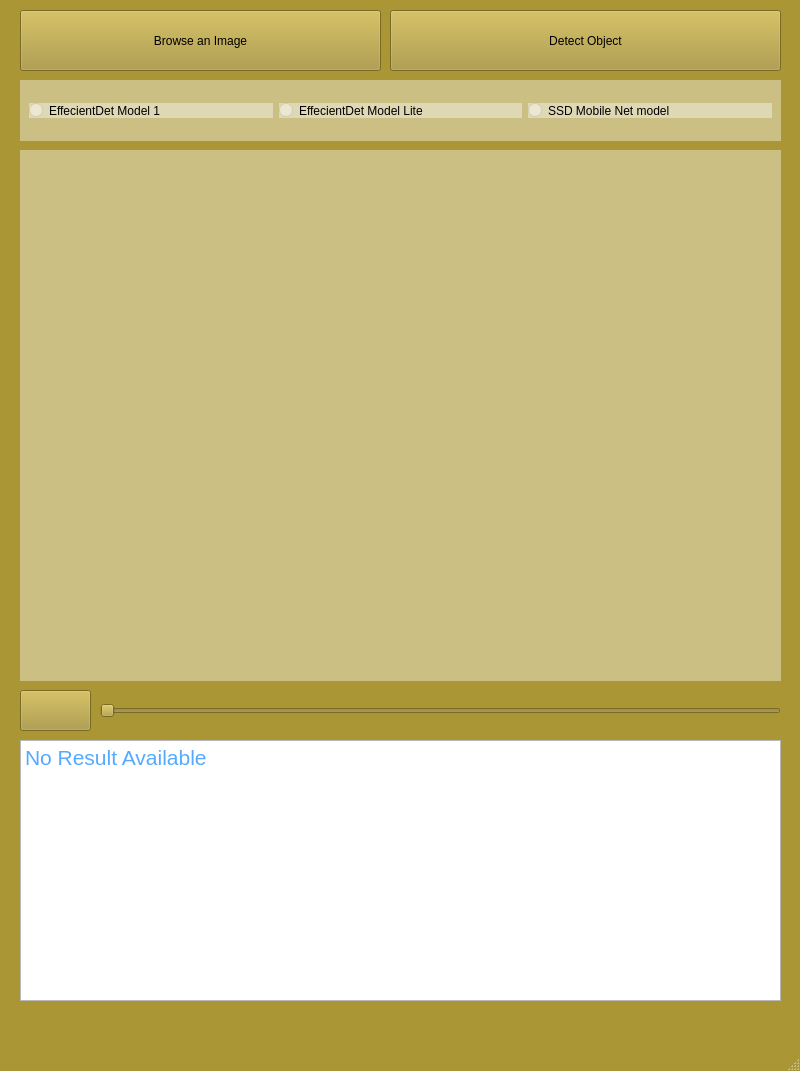
<?xml version="1.0" encoding="UTF-8"?>
<ui version="4.0">
 <class>MainWindow</class>
 <widget class="QMainWindow" name="MainWindow">
  <property name="geometry">
   <rect>
    <x>0</x>
    <y>0</y>
    <width>800</width>
    <height>1071</height>
   </rect>
  </property>
  <property name="palette">
   <palette>
    <active>
     <colorrole role="WindowText">
      <brush brushstyle="SolidPattern">
       <color alpha="255">
        <red>0</red>
        <green>0</green>
        <blue>0</blue>
       </color>
      </brush>
     </colorrole>
     <colorrole role="Button">
      <brush brushstyle="SolidPattern">
       <color alpha="255">
        <red>170</red>
        <green>150</green>
        <blue>52</blue>
       </color>
      </brush>
     </colorrole>
     <colorrole role="Light">
      <brush brushstyle="SolidPattern">
       <color alpha="255">
        <red>255</red>
        <green>225</green>
        <blue>78</blue>
       </color>
      </brush>
     </colorrole>
     <colorrole role="Midlight">
      <brush brushstyle="SolidPattern">
       <color alpha="255">
        <red>212</red>
        <green>187</green>
        <blue>65</blue>
       </color>
      </brush>
     </colorrole>
     <colorrole role="Dark">
      <brush brushstyle="SolidPattern">
       <color alpha="255">
        <red>85</red>
        <green>75</green>
        <blue>26</blue>
       </color>
      </brush>
     </colorrole>
     <colorrole role="Mid">
      <brush brushstyle="SolidPattern">
       <color alpha="255">
        <red>113</red>
        <green>100</green>
        <blue>34</blue>
       </color>
      </brush>
     </colorrole>
     <colorrole role="Text">
      <brush brushstyle="SolidPattern">
       <color alpha="255">
        <red>0</red>
        <green>0</green>
        <blue>0</blue>
       </color>
      </brush>
     </colorrole>
     <colorrole role="BrightText">
      <brush brushstyle="SolidPattern">
       <color alpha="255">
        <red>255</red>
        <green>255</green>
        <blue>255</blue>
       </color>
      </brush>
     </colorrole>
     <colorrole role="ButtonText">
      <brush brushstyle="SolidPattern">
       <color alpha="255">
        <red>0</red>
        <green>0</green>
        <blue>0</blue>
       </color>
      </brush>
     </colorrole>
     <colorrole role="Base">
      <brush brushstyle="SolidPattern">
       <color alpha="255">
        <red>255</red>
        <green>255</green>
        <blue>255</blue>
       </color>
      </brush>
     </colorrole>
     <colorrole role="Window">
      <brush brushstyle="SolidPattern">
       <color alpha="255">
        <red>170</red>
        <green>150</green>
        <blue>52</blue>
       </color>
      </brush>
     </colorrole>
     <colorrole role="Shadow">
      <brush brushstyle="SolidPattern">
       <color alpha="255">
        <red>0</red>
        <green>0</green>
        <blue>0</blue>
       </color>
      </brush>
     </colorrole>
     <colorrole role="AlternateBase">
      <brush brushstyle="SolidPattern">
       <color alpha="255">
        <red>212</red>
        <green>202</green>
        <blue>153</blue>
       </color>
      </brush>
     </colorrole>
     <colorrole role="ToolTipBase">
      <brush brushstyle="SolidPattern">
       <color alpha="255">
        <red>255</red>
        <green>255</green>
        <blue>220</blue>
       </color>
      </brush>
     </colorrole>
     <colorrole role="ToolTipText">
      <brush brushstyle="SolidPattern">
       <color alpha="255">
        <red>0</red>
        <green>0</green>
        <blue>0</blue>
       </color>
      </brush>
     </colorrole>
     <colorrole role="PlaceholderText">
      <brush brushstyle="SolidPattern">
       <color alpha="128">
        <red>0</red>
        <green>0</green>
        <blue>0</blue>
       </color>
      </brush>
     </colorrole>
    </active>
    <inactive>
     <colorrole role="WindowText">
      <brush brushstyle="SolidPattern">
       <color alpha="255">
        <red>0</red>
        <green>0</green>
        <blue>0</blue>
       </color>
      </brush>
     </colorrole>
     <colorrole role="Button">
      <brush brushstyle="SolidPattern">
       <color alpha="255">
        <red>170</red>
        <green>150</green>
        <blue>52</blue>
       </color>
      </brush>
     </colorrole>
     <colorrole role="Light">
      <brush brushstyle="SolidPattern">
       <color alpha="255">
        <red>255</red>
        <green>225</green>
        <blue>78</blue>
       </color>
      </brush>
     </colorrole>
     <colorrole role="Midlight">
      <brush brushstyle="SolidPattern">
       <color alpha="255">
        <red>212</red>
        <green>187</green>
        <blue>65</blue>
       </color>
      </brush>
     </colorrole>
     <colorrole role="Dark">
      <brush brushstyle="SolidPattern">
       <color alpha="255">
        <red>85</red>
        <green>75</green>
        <blue>26</blue>
       </color>
      </brush>
     </colorrole>
     <colorrole role="Mid">
      <brush brushstyle="SolidPattern">
       <color alpha="255">
        <red>113</red>
        <green>100</green>
        <blue>34</blue>
       </color>
      </brush>
     </colorrole>
     <colorrole role="Text">
      <brush brushstyle="SolidPattern">
       <color alpha="255">
        <red>0</red>
        <green>0</green>
        <blue>0</blue>
       </color>
      </brush>
     </colorrole>
     <colorrole role="BrightText">
      <brush brushstyle="SolidPattern">
       <color alpha="255">
        <red>255</red>
        <green>255</green>
        <blue>255</blue>
       </color>
      </brush>
     </colorrole>
     <colorrole role="ButtonText">
      <brush brushstyle="SolidPattern">
       <color alpha="255">
        <red>0</red>
        <green>0</green>
        <blue>0</blue>
       </color>
      </brush>
     </colorrole>
     <colorrole role="Base">
      <brush brushstyle="SolidPattern">
       <color alpha="255">
        <red>255</red>
        <green>255</green>
        <blue>255</blue>
       </color>
      </brush>
     </colorrole>
     <colorrole role="Window">
      <brush brushstyle="SolidPattern">
       <color alpha="255">
        <red>170</red>
        <green>150</green>
        <blue>52</blue>
       </color>
      </brush>
     </colorrole>
     <colorrole role="Shadow">
      <brush brushstyle="SolidPattern">
       <color alpha="255">
        <red>0</red>
        <green>0</green>
        <blue>0</blue>
       </color>
      </brush>
     </colorrole>
     <colorrole role="AlternateBase">
      <brush brushstyle="SolidPattern">
       <color alpha="255">
        <red>212</red>
        <green>202</green>
        <blue>153</blue>
       </color>
      </brush>
     </colorrole>
     <colorrole role="ToolTipBase">
      <brush brushstyle="SolidPattern">
       <color alpha="255">
        <red>255</red>
        <green>255</green>
        <blue>220</blue>
       </color>
      </brush>
     </colorrole>
     <colorrole role="ToolTipText">
      <brush brushstyle="SolidPattern">
       <color alpha="255">
        <red>0</red>
        <green>0</green>
        <blue>0</blue>
       </color>
      </brush>
     </colorrole>
     <colorrole role="PlaceholderText">
      <brush brushstyle="SolidPattern">
       <color alpha="128">
        <red>0</red>
        <green>0</green>
        <blue>0</blue>
       </color>
      </brush>
     </colorrole>
    </inactive>
    <disabled>
     <colorrole role="WindowText">
      <brush brushstyle="SolidPattern">
       <color alpha="255">
        <red>85</red>
        <green>75</green>
        <blue>26</blue>
       </color>
      </brush>
     </colorrole>
     <colorrole role="Button">
      <brush brushstyle="SolidPattern">
       <color alpha="255">
        <red>170</red>
        <green>150</green>
        <blue>52</blue>
       </color>
      </brush>
     </colorrole>
     <colorrole role="Light">
      <brush brushstyle="SolidPattern">
       <color alpha="255">
        <red>255</red>
        <green>225</green>
        <blue>78</blue>
       </color>
      </brush>
     </colorrole>
     <colorrole role="Midlight">
      <brush brushstyle="SolidPattern">
       <color alpha="255">
        <red>212</red>
        <green>187</green>
        <blue>65</blue>
       </color>
      </brush>
     </colorrole>
     <colorrole role="Dark">
      <brush brushstyle="SolidPattern">
       <color alpha="255">
        <red>85</red>
        <green>75</green>
        <blue>26</blue>
       </color>
      </brush>
     </colorrole>
     <colorrole role="Mid">
      <brush brushstyle="SolidPattern">
       <color alpha="255">
        <red>113</red>
        <green>100</green>
        <blue>34</blue>
       </color>
      </brush>
     </colorrole>
     <colorrole role="Text">
      <brush brushstyle="SolidPattern">
       <color alpha="255">
        <red>85</red>
        <green>75</green>
        <blue>26</blue>
       </color>
      </brush>
     </colorrole>
     <colorrole role="BrightText">
      <brush brushstyle="SolidPattern">
       <color alpha="255">
        <red>255</red>
        <green>255</green>
        <blue>255</blue>
       </color>
      </brush>
     </colorrole>
     <colorrole role="ButtonText">
      <brush brushstyle="SolidPattern">
       <color alpha="255">
        <red>85</red>
        <green>75</green>
        <blue>26</blue>
       </color>
      </brush>
     </colorrole>
     <colorrole role="Base">
      <brush brushstyle="SolidPattern">
       <color alpha="255">
        <red>170</red>
        <green>150</green>
        <blue>52</blue>
       </color>
      </brush>
     </colorrole>
     <colorrole role="Window">
      <brush brushstyle="SolidPattern">
       <color alpha="255">
        <red>170</red>
        <green>150</green>
        <blue>52</blue>
       </color>
      </brush>
     </colorrole>
     <colorrole role="Shadow">
      <brush brushstyle="SolidPattern">
       <color alpha="255">
        <red>0</red>
        <green>0</green>
        <blue>0</blue>
       </color>
      </brush>
     </colorrole>
     <colorrole role="AlternateBase">
      <brush brushstyle="SolidPattern">
       <color alpha="255">
        <red>170</red>
        <green>150</green>
        <blue>52</blue>
       </color>
      </brush>
     </colorrole>
     <colorrole role="ToolTipBase">
      <brush brushstyle="SolidPattern">
       <color alpha="255">
        <red>255</red>
        <green>255</green>
        <blue>220</blue>
       </color>
      </brush>
     </colorrole>
     <colorrole role="ToolTipText">
      <brush brushstyle="SolidPattern">
       <color alpha="255">
        <red>0</red>
        <green>0</green>
        <blue>0</blue>
       </color>
      </brush>
     </colorrole>
     <colorrole role="PlaceholderText">
      <brush brushstyle="SolidPattern">
       <color alpha="128">
        <red>0</red>
        <green>0</green>
        <blue>0</blue>
       </color>
      </brush>
     </colorrole>
    </disabled>
   </palette>
  </property>
  <property name="windowTitle">
   <string>MainWindow</string>
  </property>
  <widget class="QWidget" name="centralwidget">
   <widget class="QTextBrowser" name="textBrowser">
    <property name="geometry">
     <rect>
      <x>20</x>
      <y>740</y>
      <width>761</width>
      <height>261</height>
     </rect>
    </property>
    <property name="styleSheet">
     <string notr="true">font: 16pt &quot;Arial&quot;;
color: rgb(85, 170, 255);</string>
    </property>
    <property name="html">
     <string>&lt;!DOCTYPE HTML PUBLIC &quot;-//W3C//DTD HTML 4.0//EN&quot; &quot;http://www.w3.org/TR/REC-html40/strict.dtd&quot;&gt;
&lt;html&gt;&lt;head&gt;&lt;meta name=&quot;qrichtext&quot; content=&quot;1&quot; /&gt;&lt;style type=&quot;text/css&quot;&gt;
p, li { white-space: pre-wrap; }
&lt;/style&gt;&lt;/head&gt;&lt;body style=&quot; font-family:'Arial'; font-size:16pt; font-weight:400; font-style:normal;&quot;&gt;
&lt;p style=&quot; margin-top:0px; margin-bottom:0px; margin-left:0px; margin-right:0px; -qt-block-indent:0; text-indent:0px;&quot;&gt;No Result Available&lt;/p&gt;&lt;/body&gt;&lt;/html&gt;</string>
    </property>
   </widget>
   <widget class="QGroupBox" name="groupBox">
    <property name="geometry">
     <rect>
      <x>20</x>
      <y>80</y>
      <width>761</width>
      <height>61</height>
     </rect>
    </property>
    <property name="styleSheet">
     <string notr="true">border:None;
background-color: rgba(255, 255, 255, 100);</string>
    </property>
    <layout class="QHBoxLayout" name="horizontalLayout">
     <item>
      <widget class="QRadioButton" name="radioButton">
       <property name="text">
        <string>EffecientDet Model 1</string>
       </property>
      </widget>
     </item>
     <item>
      <widget class="QRadioButton" name="radioButton_2">
       <property name="text">
        <string>EffecientDet Model Lite</string>
       </property>
      </widget>
     </item>
     <item>
      <widget class="QRadioButton" name="radioButton_3">
       <property name="text">
        <string>SSD Mobile Net model</string>
       </property>
      </widget>
     </item>
    </layout>
   </widget>
   <widget class="QToolButton" name="toolButton_2">
    <property name="geometry">
     <rect>
      <x>390</x>
      <y>10</y>
      <width>391</width>
      <height>61</height>
     </rect>
    </property>
    <property name="text">
     <string>Detect Object</string>
    </property>
   </widget>
   <widget class="QToolButton" name="toolButton">
    <property name="geometry">
     <rect>
      <x>20</x>
      <y>10</y>
      <width>361</width>
      <height>61</height>
     </rect>
    </property>
    <property name="text">
     <string>Browse an Image</string>
    </property>
   </widget>
   <widget class="QLabel" name="label">
    <property name="geometry">
     <rect>
      <x>20</x>
      <y>150</y>
      <width>761</width>
      <height>531</height>
     </rect>
    </property>
    <property name="cursor">
     <cursorShape>PointingHandCursor</cursorShape>
    </property>
    <property name="acceptDrops">
     <bool>true</bool>
    </property>
    <property name="styleSheet">
     <string notr="true">background-color: rgba(255, 255, 255, 100);</string>
    </property>
    <property name="text">
     <string/>
    </property>
    <property name="pixmap">
     <pixmap>../assets/images/add_video.png</pixmap>
    </property>
    <property name="scaledContents">
     <bool>false</bool>
    </property>
    <property name="alignment">
     <set>Qt::AlignCenter</set>
    </property>
   </widget>
   <widget class="QPushButton" name="pushButton">
    <property name="geometry">
     <rect>
      <x>20</x>
      <y>690</y>
      <width>71</width>
      <height>41</height>
     </rect>
    </property>
    <property name="text">
     <string/>
    </property>
    <property name="icon">
     <iconset>
      <normaloff>../assets/images/play.png</normaloff>../assets/images/play.png</iconset>
    </property>
    <property name="iconSize">
     <size>
      <width>16</width>
      <height>16</height>
     </size>
    </property>
   </widget>
   <widget class="QSlider" name="horizontalSlider">
    <property name="geometry">
     <rect>
      <x>100</x>
      <y>690</y>
      <width>681</width>
      <height>41</height>
     </rect>
    </property>
    <property name="orientation">
     <enum>Qt::Horizontal</enum>
    </property>
   </widget>
  </widget>
  <widget class="QMenuBar" name="menubar">
   <property name="geometry">
    <rect>
     <x>0</x>
     <y>0</y>
     <width>800</width>
     <height>26</height>
    </rect>
   </property>
  </widget>
  <widget class="QStatusBar" name="statusbar"/>
 </widget>
 <resources/>
 <connections/>
</ui>
